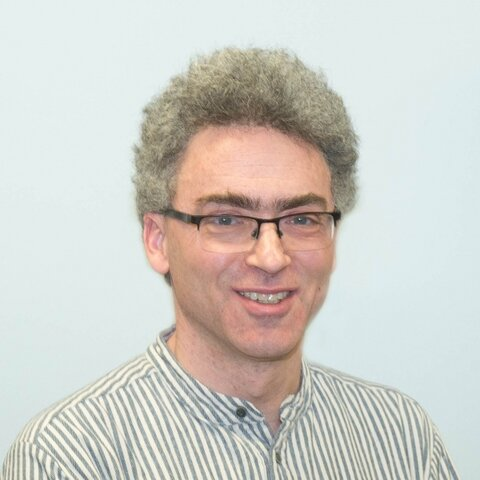
#> input picture img/speakers/arthur.jpg, 480 x 480 px
$ python make_logo.py ../img/speakers/arthur.jpg ../img/speakers/deyan.jpg 5 5 5
#> lines starting #> are read from the running program, lines starting #| are printed output that depends on the picture; after the words box and inside, x2 and y2 are one past the last pixel; in counts of white or black regions, pixels touching at a corner belong together
"""
Build the round, red-ringed site logo from a source render.

Usage:
    python3 scripts/make_logo.py <source.png> <out.png> <x0> <y0> <size>

Crops the square (x0, y0, size) from the source, masks it to a circle inside a CMU-red
ring, and writes a 1920x1920 transparent PNG. Resize that to the sizes listed in README.md.
"""
import sys
from PIL import Image, ImageDraw
src, out = sys.argv[1], sys.argv[2]
x0, y0, size = int(sys.argv[3]), int(sys.argv[4]), int(sys.argv[5])
N = 1920  # working canvas
im = Image.open(src).convert('RGB').crop((x0, y0, x0+size, y0+size)).resize((N, N), Image.LANCZOS)
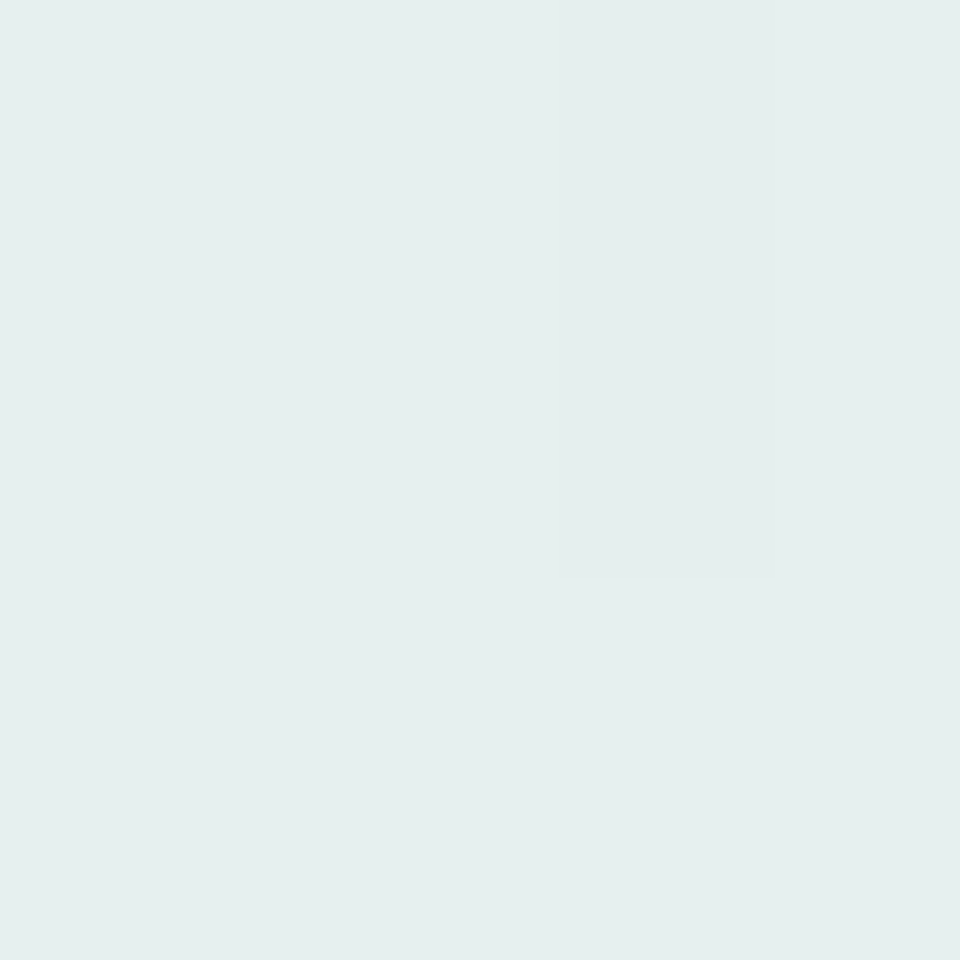
#> im: PIL image 1920x1920 RGB (shown at 1/2 size); mean R, G, B 229.9, 239.9, 238.9
canvas = Image.new('RGBA', (N, N), (0, 0, 0, 0))
#> canvas: PIL image 1920x1920 RGBA; every value is 0
ring = int(N * 0.021); pad = int(N * 0.04)
d = ImageDraw.Draw(canvas)
d.ellipse((pad, pad, N-pad, N-pad), fill=(255, 255, 255, 255), outline=(0xC4, 0x12, 0x30, 255), width=ring)
inner = pad + ring + int(N*0.012)
mask = Image.new('L', (N, N), 0)
#> mask: PIL image 1920x1920 L; every value is 0
ImageDraw.Draw(mask).ellipse((inner, inner, N-inner, N-inner), fill=255)
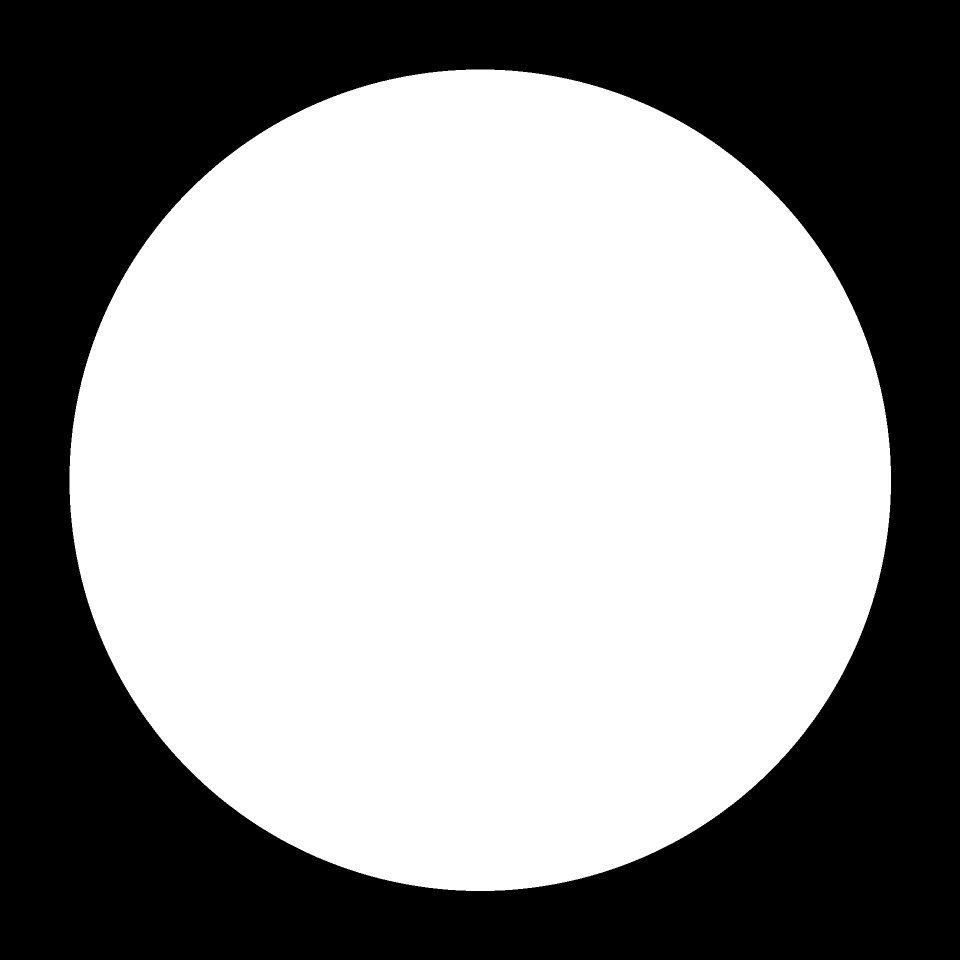
#> mask: PIL image 1920x1920 L (shown at 1/2 size); 57.5% white; 1 black region, box (x1, y1, x2, y2) and area: (0, 0, 1920, 1920) 1566515
canvas.paste(im, (0, 0), mask)
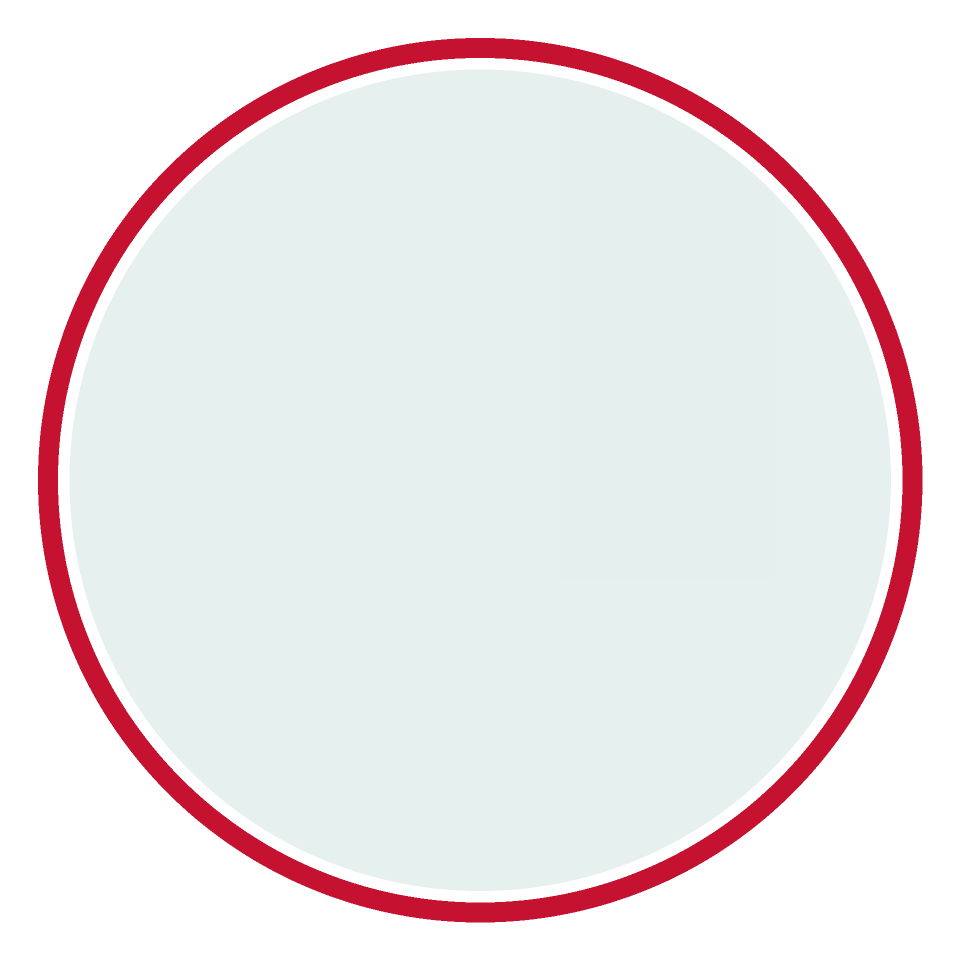
#> canvas: PIL image 1920x1920 RGBA (shown at 1/2 size); mean R, G, B, A 152, 147.3, 148.5, 170; transparent parts drawn white
canvas.save(out)

$ run again, on img/speakers/isak.jpg
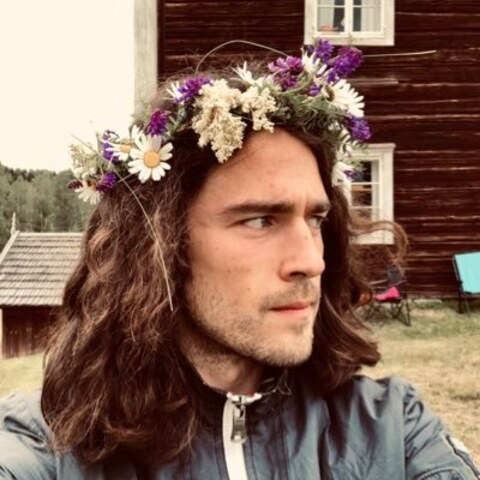
#> input picture img/speakers/isak.jpg, 480 x 480 px
#> `im = Image.open(src).convert('RGB').crop((x0, y0, x0+size, y0+size)).r..`:
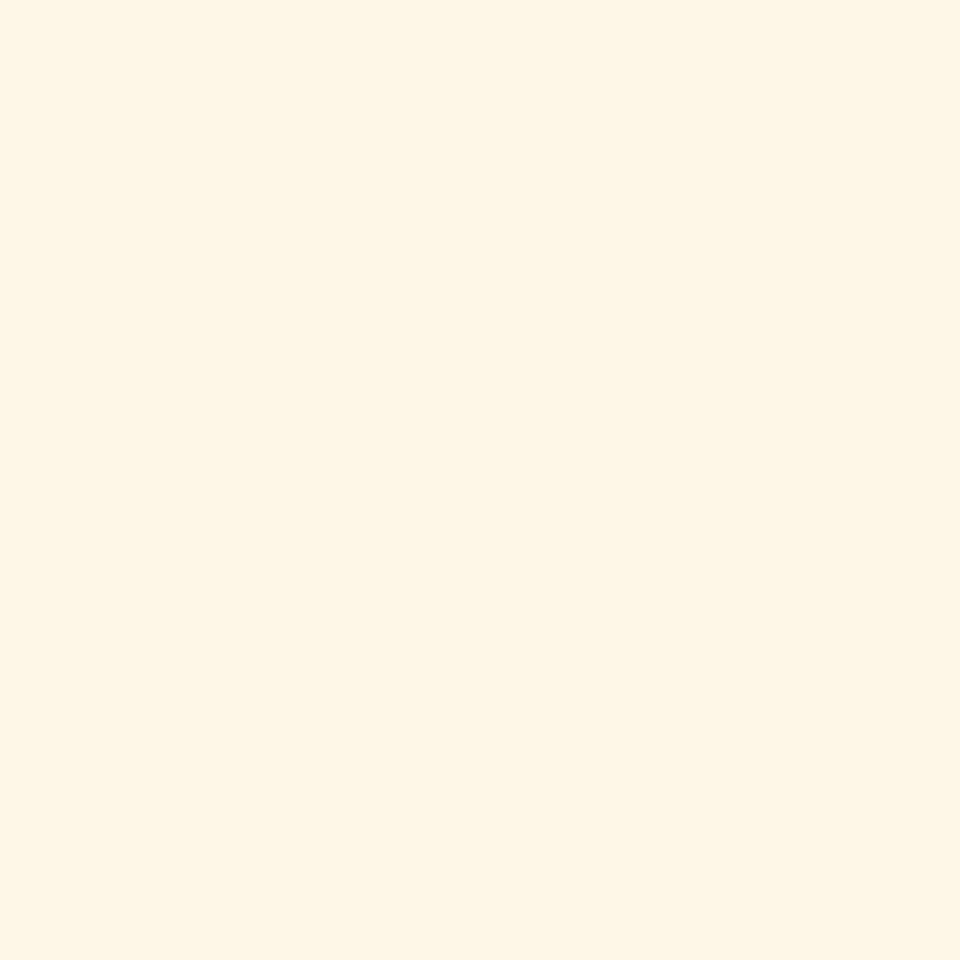
#> im: PIL image 1920x1920 RGB (shown at 1/2 size); mean R, G, B 254, 247, 231
#> `canvas.paste(im, (0, 0), mask)`:
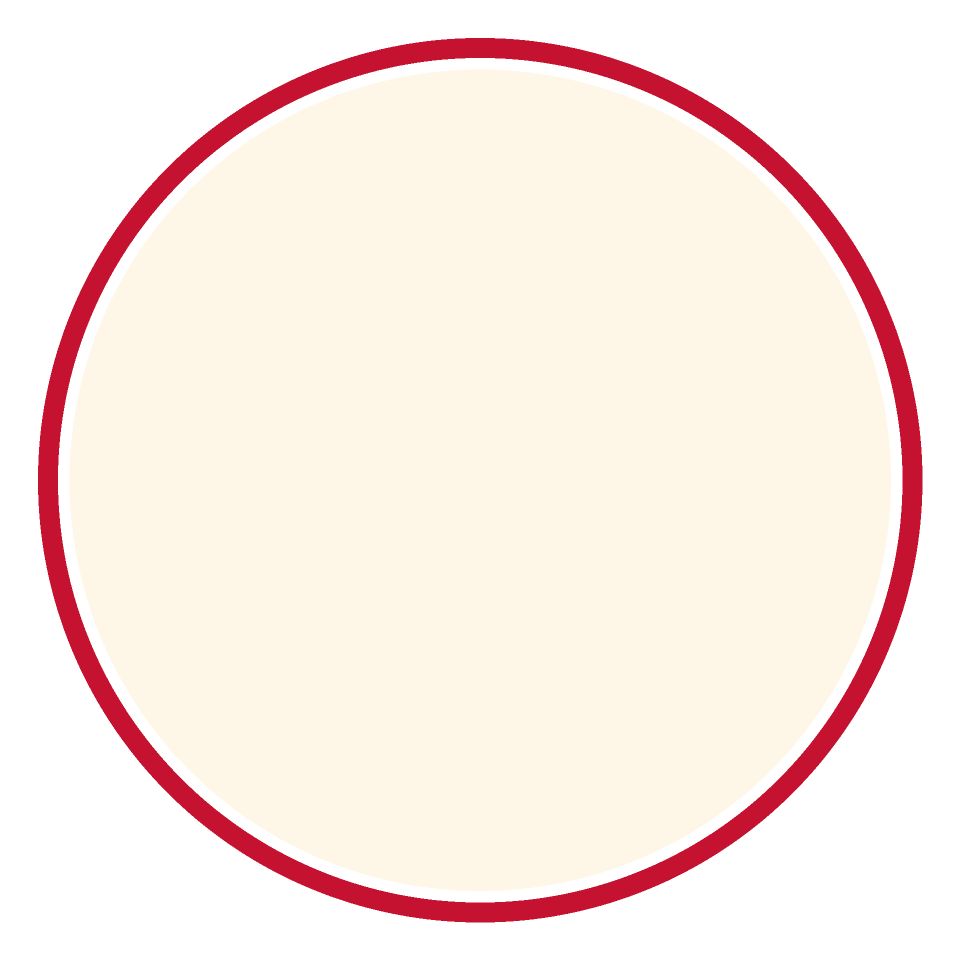
#> canvas: PIL image 1920x1920 RGBA (shown at 1/2 size); mean R, G, B, A 165.9, 151.5, 144, 170; transparent parts drawn white
